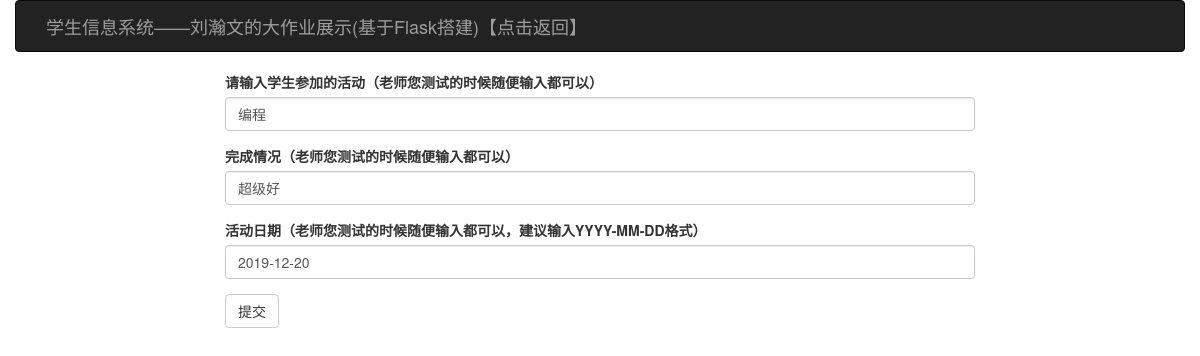
Screenshot of /change/3/4 with the database file from the repository.
### app.py (models this page shows, shortened)
class Event(db.Model):
    __tablename__ = 'event'
    id = db.Column(db.Integer, primary_key=True)
    stu_id = db.Column(db.Integer, db.ForeignKey('students.id'), nullable=False)
    event = db.Column(db.String(1024), nullable=False)
    value = db.Column(db.String(1024), nullable=False)
    event_time = db.Column(db.String(1024), nullable=False)
    create_time = db.Column(db.Date, default=datetime.date.today(), nullable=True)

### app.py (the view, shortened to what this page needs)
@app.route('/change/<int:stu_id>/<int:id>', methods=['GET', 'POST'])
def change_event_list(stu_id, id):
    if request.method == 'GET':
        Eventlists = Event.query.filter_by(stu_id=stu_id, id=id).join(Students,
                                                                      Event.stu_id == Students.id).first_or_404()
        form = EventListForm()
        form.event.data = Eventlists.event
        form.value.data = Eventlists.value
        form.event_time.data = Eventlists.event_time
        return render_template('modify.html', form=form)

### Forms.py
class EventListForm(FlaskForm):
    event = StringField('请输入学生参加的活动（老师您测试的时候随便输入都可以）', validators=[DataRequired(), Length(1, 64)])
    value = StringField('完成情况（老师您测试的时候随便输入都可以）', validators=[DataRequired(), Length(1, 64)])
    event_time = StringField('活动日期（老师您测试的时候随便输入都可以，建议输入YYYY-MM-DD格式）', validators=[DataRequired(), Length(1, 64)])
    submit = SubmitField('提交')

### templates/modify.html (shortened to what this page needs)
{% extends "base_env.html" %}
{% import "bootstrap/wtf.html" as wtf %}
{% block page_content %}
<div class="row">
    <div class="col-md-8 col-md-offset-2"> {{ wtf.quick_form(form, form_type="horizontal") }} </div>
</div>
{% endblock %}

### rows the page displays
Event: event "编程", value "超级好", event_time "2019-12-20"
